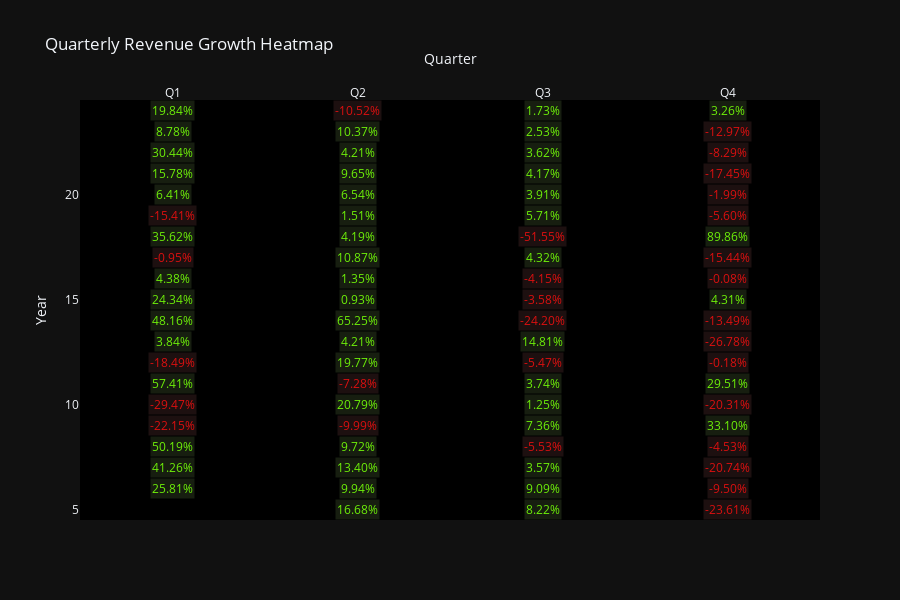

Notebook source saved alongside this figure:
### Code cell
import pandas as pd
import plotly.graph_objects as go

# Load your Excel
df = pd.read_excel("Birlasoft_Sorted_Quarterly_Data.xlsx")  # Replace with your filename

# Standardize Quarter to datetime format
quarter_map = {"Mar": "Q4", "Jun": "Q1", "Sep": "Q2", "Dec": "Q3"}
df["Year"] = df["Quarterly Results of Birlasoft(in Rs. Cr.)"].str.extract(r'(\d{2,4})').astype(int)
df["Qtr"] = df["Quarterly Results of Birlasoft(in Rs. Cr.)"].str[:3].map(quarter_map)
df["Quarter_Formatted"] = "Q" + df["Qtr"].str[-1] + "-" + df["Year"].astype(str)

# Sort by time
df = df.sort_values(by=["Year", "Qtr"]).reset_index(drop=True)

# Calculate growth %
df["Growth"] = df["Total Revenue"].pct_change() * 100

# Pivot for heatmap: rows = years, columns = quarters
df["Q"] = df["Qtr"]
df["Y"] = df["Year"]
pivot = df.pivot(index="Y", columns="Q", values="Growth")

# Define color/text
def get_color(val):
    if pd.isna(val): return "black"
    return "#171E10" if val >= 0 else "#1D1010"

def get_text_color(val):
    if pd.isna(val): return "white"
    return "#6EF009" if val >= 0 else "#DB1010"

colors = pivot.applymap(get_color)
text_colors = pivot.applymap(get_text_color)
text_vals = pivot.applymap(lambda x: f"{x:.2f}%" if pd.notna(x) else "")

# Build heatmap
fig = go.Figure(data=go.Heatmap(
    z=[[1]*len(pivot.columns)]*len(pivot.index),  # dummy values
    x=pivot.columns,
    y=pivot.index,
    text=text_vals.values,
    hoverinfo="text",
    texttemplate="%{text}",
    showscale=False,
    colorscale=[[0, "#000000"], [1, "#000000"]],
    zmin=0, zmax=1,
))

# Add custom cell colors/text colors
for i, year in enumerate(pivot.index):
    for j, quarter in enumerate(pivot.columns):
        fig.add_annotation(
            text=text_vals.loc[year, quarter],
            x=quarter,
            y=year,
            font=dict(color=text_colors.loc[year, quarter]),
            showarrow=False,
            bgcolor=colors.loc[year, quarter],
            xref="x1",
            yref="y1",
        )

fig.update_layout(
    title="Quarterly Revenue Growth Heatmap",
    xaxis_title="Quarter",
    yaxis_title="Year",
    xaxis=dict(side="top"),
    template="plotly_dark",
    height=600,
)

fig.show()

### Figure 1 — Plotly figure (JSON) as saved in the notebook; plotly's stock layout.template omitted (floating-point values rounded to 4 significant figures)
{"data": [{"colorscale": [[0, "#000000"], [1, "#000000"]], "hoverinfo": "text", "showscale": false, "text": [["", "16.68%", "8.22%", "-23.61%"], ["25.81%", "9.94%", "9.09%", "-9.50%"], ["41.26%", "13.40%", "3.57%", "-20.74%"], ["50.19%", "9.72%", "-5.53%", "-4.53%"], ["-22.15%", "-9.99%", "7.36%", "33.10%"], ["-29.47%", "20.79%", "1.25%", "-20.31%"], ["57.41%", "-7.28%", "3.74%", "29.51%"], ["-18.49%", "19.77%", "-5.47%", "-0.18%"], ["3.84%", "4.21%", "14.81%", "-26.78%"], ["48.16%", "65.25%", "-24.20%", "-13.49%"], ["24.34%", "0.93%", "-3.58%", "4.31%"], ["4.38%", "1.35%", "-4.15%", "-0.08%"], ["-0.95%", "10.87%", "4.32%", "-15.44%"], ["35.62%", "4.19%", "-51.55%", "89.86%"], ["-15.41%", "1.51%", "5.71%", "-5.60%"], ["6.41%", "6.54%", "3.91%", "-1.99%"], ["15.78%", "9.65%", "4.17%", "-17.45%"], ["30.44%", "4.21%", "3.62%", "-8.29%"], ["8.78%", "10.37%", "2.53%", "-12.97%"], ["19.84%", "-10.52%", "1.73%", "3.26%"]], "texttemplate": "%{text}", "type": "heatmap", "x": ["Q1", "Q2", "Q3", "Q4"], "y": [5, 6, 7, 8, 9, 10, 11, 12, 13, 14, 15, 16, 17, 18, 19, 20, 21, 22, 23, 24], "z": [[1, 1, 1, 1], [1, 1, 1, 1], [1, 1, 1, 1], [1, 1, 1, 1], [1, 1, 1, 1], [1, 1, 1, 1], [1, 1, 1, 1], [1, 1, 1, 1], [1, 1, 1, 1], [1, 1, 1, 1], [1, 1, 1, 1], [1, 1, 1, 1], [1, 1, 1, 1], [1, 1, 1, 1], [1, 1, 1, 1], [1, 1, 1, 1], [1, 1, 1, 1], [1, 1, 1, 1], [1, 1, 1, 1], [1, 1, 1, 1]], "zmax": 1, "zmin": 0}], "layout": {"annotations": [{"bgcolor": "black", "font": {"color": "white"}, "showarrow": false, "text": "", "x": "Q1", "xref": "x", "y": 5, "yref": "y"}, {"bgcolor": "#171E10", "font": {"color": "#6EF009"}, "showarrow": false, "text": "16.68%", "x": "Q2", "xref": "x", "y": 5, "yref": "y"}, {"bgcolor": "#171E10", "font": {"color": "#6EF009"}, "showarrow": false, "text": "8.22%", "x": "Q3", "xref": "x", "y": 5, "yref": "y"}, {"bgcolor": "#1D1010", "font": {"color": "#DB1010"}, "showarrow": false, "text": "-23.61%", "x": "Q4", "xref": "x", "y": 5, "yref": "y"}, {"bgcolor": "#171E10", "font": {"color": "#6EF009"}, "showarrow": false, "text": "25.81%", "x": "Q1", "xref": "x", "y": 6, "yref": "y"}, {"bgcolor": "#171E10", "font": {"color": "#6EF009"}, "showarrow": false, "text": "9.94%", "x": "Q2", "xref": "x", "y": 6, "yref": "y"}, {"bgcolor": "#171E10", "font": {"color": "#6EF009"}, "showarrow": false, "text": "9.09%", "x": "Q3", "xref": "x", "y": 6, "yref": "y"}, {"bgcolor": "#1D1010", "font": {"color": "#DB1010"}, "showarrow": false, "text": "-9.50%", "x": "Q4", "xref": "x", "y": 6, "yref": "y"}, {"bgcolor": "#171E10", "font": {"color": "#6EF009"}, "showarrow": false, "text": "41.26%", "x": "Q1", "xref": "x", "y": 7, "yref": "y"}, {"bgcolor": "#171E10", "font": {"color": "#6EF009"}, "showarrow": false, "text": "13.40%", "x": "Q2", "xref": "x", "y": 7, "yref": "y"}, {"bgcolor": "#171E10", "font": {"color": "#6EF009"}, "showarrow": false, "text": "3.57%", "x": "Q3", "xref": "x", "y": 7, "yref": "y"}, {"bgcolor": "#1D1010", "font": {"color": "#DB1010"}, "showarrow": false, "text": "-20.74%", "x": "Q4", "xref": "x", "y": 7, "yref": "y"}, {"bgcolor": "#171E10", "font": {"color": "#6EF009"}, "showarrow": false, "text": "50.19%", "x": "Q1", "xref": "x", "y": 8, "yref": "y"}, {"bgcolor": "#171E10", "font": {"color": "#6EF009"}, "showarrow": false, "text": "9.72%", "x": "Q2", "xref": "x", "y": 8, "yref": "y"}, {"bgcolor": "#1D1010", "font": {"color": "#DB1010"}, "showarrow": false, "text": "-5.53%", "x": "Q3", "xref": "x", "y": 8, "yref": "y"}, {"bgcolor": "#1D1010", "font": {"color": "#DB1010"}, "showarrow": false, "text": "-4.53%", "x": "Q4", "xref": "x", "y": 8, "yref": "y"}, {"bgcolor": "#1D1010", "font": {"color": "#DB1010"}, "showarrow": false, "text": "-22.15%", "x": "Q1", "xref": "x", "y": 9, "yref": "y"}, {"bgcolor": "#1D1010", "font": {"color": "#DB1010"}, "showarrow": false, "text": "-9.99%", "x": "Q2", "xref": "x", "y": 9, "yref": "y"}, {"bgcolor": "#171E10", "font": {"color": "#6EF009"}, "showarrow": false, "text": "7.36%", "x": "Q3", "xref": "x", "y": 9, "yref": "y"}, {"bgcolor": "#171E10", "font": {"color": "#6EF009"}, "showarrow": false, "text": "33.10%", "x": "Q4", "xref": "x", "y": 9, "yref": "y"}, {"bgcolor": "#1D1010", "font": {"color": "#DB1010"}, "showarrow": false, "text": "-29.47%", "x": "Q1", "xref": "x", "y": 10, "yref": "y"}, {"bgcolor": "#171E10", "font": {"color": "#6EF009"}, "showarrow": false, "text": "20.79%", "x": "Q2", "xref": "x", "y": 10, "yref": "y"}, {"bgcolor": "#171E10", "font": {"color": "#6EF009"}, "showarrow": false, "text": "1.25%", "x": "Q3", "xref": "x", "y": 10, "yref": "y"}, {"bgcolor": "#1D1010", "font": {"color": "#DB1010"}, "showarrow": false, "text": "-20.31%", "x": "Q4", "xref": "x", "y": 10, "yref": "y"}, {"bgcolor": "#171E10", "font": {"color": "#6EF009"}, "showarrow": false, "text": "57.41%", "x": "Q1", "xref": "x", "y": 11, "yref": "y"}, {"bgcolor": "#1D1010", "font": {"color": "#DB1010"}, "showarrow": false, "text": "-7.28%", "x": "Q2", "xref": "x", "y": 11, "yref": "y"}, {"bgcolor": "#171E10", "font": {"color": "#6EF009"}, "showarrow": false, "text": "3.74%", "x": "Q3", "xref": "x", "y": 11, "yref": "y"}, {"bgcolor": "#171E10", "font": {"color": "#6EF009"}, "showarrow": false, "text": "29.51%", "x": "Q4", "xref": "x", "y": 11, "yref": "y"}, {"bgcolor": "#1D1010", "font": {"color": "#DB1010"}, "showarrow": false, "text": "-18.49%", "x": "Q1", "xref": "x", "y": 12, "yref": "y"}, {"bgcolor": "#171E10", "font": {"color": "#6EF009"}, "showarrow": false, "text": "19.77%", "x": "Q2", "xref": "x", "y": 12, "yref": "y"}, {"bgcolor": "#1D1010", "font": {"color": "#DB1010"}, "showarrow": false, "text": "-5.47%", "x": "Q3", "xref": "x", "y": 12, "yref": "y"}, {"bgcolor": "#1D1010", "font": {"color": "#DB1010"}, "showarrow": false, "text": "-0.18%", "x": "Q4", "xref": "x", "y": 12, "yref": "y"}, {"bgcolor": "#171E10", "font": {"color": "#6EF009"}, "showarrow": false, "text": "3.84%", "x": "Q1", "xref": "x", "y": 13, "yref": "y"}, {"bgcolor": "#171E10", "font": {"color": "#6EF009"}, "showarrow": false, "text": "4.21%", "x": "Q2", "xref": "x", "y": 13, "yref": "y"}, {"bgcolor": "#171E10", "font": {"color": "#6EF009"}, "showarrow": false, "text": "14.81%", "x": "Q3", "xref": "x", "y": 13, "yref": "y"}, {"bgcolor": "#1D1010", "font": {"color": "#DB1010"}, "showarrow": false, "text": "-26.78%", "x": "Q4", "xref": "x", "y": 13, "yref": "y"}, {"bgcolor": "#171E10", "font": {"color": "#6EF009"}, "showarrow": false, "text": "48.16%", "x": "Q1", "xref": "x", "y": 14, "yref": "y"}, {"bgcolor": "#171E10", "font": {"color": "#6EF009"}, "showarrow": false, "text": "65.25%", "x": "Q2", "xref": "x", "y": 14, "yref": "y"}, {"bgcolor": "#1D1010", "font": {"color": "#DB1010"}, "showarrow": false, "text": "-24.20%", "x": "Q3", "xref": "x", "y": 14, "yref": "y"}, {"bgcolor": "#1D1010", "font": {"color": "#DB1010"}, "showarrow": false, "text": "-13.49%", "x": "Q4", "xref": "x", "y": 14, "yref": "y"}, {"bgcolor": "#171E10", "font": {"color": "#6EF009"}, "showarrow": false, "text": "24.34%", "x": "Q1", "xref": "x", "y": 15, "yref": "y"}, {"bgcolor": "#171E10", "font": {"color": "#6EF009"}, "showarrow": false, "text": "0.93%", "x": "Q2", "xref": "x", "y": 15, "yref": "y"}, {"bgcolor": "#1D1010", "font": {"color": "#DB1010"}, "showarrow": false, "text": "-3.58%", "x": "Q3", "xref": "x", "y": 15, "yref": "y"}, {"bgcolor": "#171E10", "font": {"color": "#6EF009"}, "showarrow": false, "text": "4.31%", "x": "Q4", "xref": "x", "y": 15, "yref": "y"}, {"bgcolor": "#171E10", "font": {"color": "#6EF009"}, "showarrow": false, "text": "4.38%", "x": "Q1", "xref": "x", "y": 16, "yref": "y"}, {"bgcolor": "#171E10", "font": {"color": "#6EF009"}, "showarrow": false, "text": "1.35%", "x": "Q2", "xref": "x", "y": 16, "yref": "y"}, {"bgcolor": "#1D1010", "font": {"color": "#DB1010"}, "showarrow": false, "text": "-4.15%", "x": "Q3", "xref": "x", "y": 16, "yref": "y"}, {"bgcolor": "#1D1010", "font": {"color": "#DB1010"}, "showarrow": false, "text": "-0.08%", "x": "Q4", "xref": "x", "y": 16, "yref": "y"}, {"bgcolor": "#1D1010", "font": {"color": "#DB1010"}, "showarrow": false, "text": "-0.95%", "x": "Q1", "xref": "x", "y": 17, "yref": "y"}, {"bgcolor": "#171E10", "font": {"color": "#6EF009"}, "showarrow": false, "text": "10.87%", "x": "Q2", "xref": "x", "y": 17, "yref": "y"}, {"bgcolor": "#171E10", "font": {"color": "#6EF009"}, "showarrow": false, "text": "4.32%", "x": "Q3", "xref": "x", "y": 17, "yref": "y"}, {"bgcolor": "#1D1010", "font": {"color": "#DB1010"}, "showarrow": false, "text": "-15.44%", "x": "Q4", "xref": "x", "y": 17, "yref": "y"}, {"bgcolor": "#171E10", "font": {"color": "#6EF009"}, "showarrow": false, "text": "35.62%", "x": "Q1", "xref": "x", "y": 18, "yref": "y"}, {"bgcolor": "#171E10", "font": {"color": "#6EF009"}, "showarrow": false, "text": "4.19%", "x": "Q2", "xref": "x", "y": 18, "yref": "y"}, {"bgcolor": "#1D1010", "font": {"color": "#DB1010"}, "showarrow": false, "text": "-51.55%", "x": "Q3", "xref": "x", "y": 18, "yref": "y"}, {"bgcolor": "#171E10", "font": {"color": "#6EF009"}, "showarrow": false, "text": "89.86%", "x": "Q4", "xref": "x", "y": 18, "yref": "y"}, {"bgcolor": "#1D1010", "font": {"color": "#DB1010"}, "showarrow": false, "text": "-15.41%", "x": "Q1", "xref": "x", "y": 19, "yref": "y"}, {"bgcolor": "#171E10", "font": {"color": "#6EF009"}, "showarrow": false, "text": "1.51%", "x": "Q2", "xref": "x", "y": 19, "yref": "y"}, {"bgcolor": "#171E10", "font": {"color": "#6EF009"}, "showarrow": false, "text": "5.71%", "x": "Q3", "xref": "x", "y": 19, "yref": "y"}, {"bgcolor": "#1D1010", "font": {"color": "#DB1010"}, "showarrow": false, "text": "-5.60%", "x": "Q4", "xref": "x", "y": 19, "yref": "y"}, {"bgcolor": "#171E10", "font": {"color": "#6EF009"}, "showarrow": false, "text": "6.41%", "x": "Q1", "xref": "x", "y": 20, "yref": "y"}, {"bgcolor": "#171E10", "font": {"color": "#6EF009"}, "showarrow": false, "text": "6.54%", "x": "Q2", "xref": "x", "y": 20, "yref": "y"}, {"bgcolor": "#171E10", "font": {"color": "#6EF009"}, "showarrow": false, "text": "3.91%", "x": "Q3", "xref": "x", "y": 20, "yref": "y"}, {"bgcolor": "#1D1010", "font": {"color": "#DB1010"}, "showarrow": false, "text": "-1.99%", "x": "Q4", "xref": "x", "y": 20, "yref": "y"}, {"bgcolor": "#171E10", "font": {"color": "#6EF009"}, "showarrow": false, "text": "15.78%", "x": "Q1", "xref": "x", "y": 21, "yref": "y"}, {"bgcolor": "#171E10", "font": {"color": "#6EF009"}, "showarrow": false, "text": "9.65%", "x": "Q2", "xref": "x", "y": 21, "yref": "y"}, {"bgcolor": "#171E10", "font": {"color": "#6EF009"}, "showarrow": false, "text": "4.17%", "x": "Q3", "xref": "x", "y": 21, "yref": "y"}, {"bgcolor": "#1D1010", "font": {"color": "#DB1010"}, "showarrow": false, "text": "-17.45%", "x": "Q4", "xref": "x", "y": 21, "yref": "y"}, {"bgcolor": "#171E10", "font": {"color": "#6EF009"}, "showarrow": false, "text": "30.44%", "x": "Q1", "xref": "x", "y": 22, "yref": "y"}, {"bgcolor": "#171E10", "font": {"color": "#6EF009"}, "showarrow": false, "text": "4.21%", "x": "Q2", "xref": "x", "y": 22, "yref": "y"}, {"bgcolor": "#171E10", "font": {"color": "#6EF009"}, "showarrow": false, "text": "3.62%", "x": "Q3", "xref": "x", "y": 22, "yref": "y"}, {"bgcolor": "#1D1010", "font": {"color": "#DB1010"}, "showarrow": false, "text": "-8.29%", "x": "Q4", "xref": "x", "y": 22, "yref": "y"}, {"bgcolor": "#171E10", "font": {"color": "#6EF009"}, "showarrow": false, "text": "8.78%", "x": "Q1", "xref": "x", "y": 23, "yref": "y"}, {"bgcolor": "#171E10", "font": {"color": "#6EF009"}, "showarrow": false, "text": "10.37%", "x": "Q2", "xref": "x", "y": 23, "yref": "y"}, {"bgcolor": "#171E10", "font": {"color": "#6EF009"}, "showarrow": false, "text": "2.53%", "x": "Q3", "xref": "x", "y": 23, "yref": "y"}, {"bgcolor": "#1D1010", "font": {"color": "#DB1010"}, "showarrow": false, "text": "-12.97%", "x": "Q4", "xref": "x", "y": 23, "yref": "y"}, {"bgcolor": "#171E10", "font": {"color": "#6EF009"}, "showarrow": false, "text": "19.84%", "x": "Q1", "xref": "x", "y": 24, "yref": "y"}, {"bgcolor": "#1D1010", "font": {"color": "#DB1010"}, "showarrow": false, "text": "-10.52%", "x": "Q2", "xref": "x", "y": 24, "yref": "y"}, {"bgcolor": "#171E10", "font": {"color": "#6EF009"}, "showarrow": false, "text": "1.73%", "x": "Q3", "xref": "x", "y": 24, "yref": "y"}, {"bgcolor": "#171E10", "font": {"color": "#6EF009"}, "showarrow": false, "text": "3.26%", "x": "Q4", "xref": "x", "y": 24, "yref": "y"}], "height": 600, "title": {"text": "Quarterly Revenue Growth Heatmap"}, "xaxis": {"side": "top", "title": {"text": "Quarter"}}, "yaxis": {"title": {"text": "Year"}}}}
